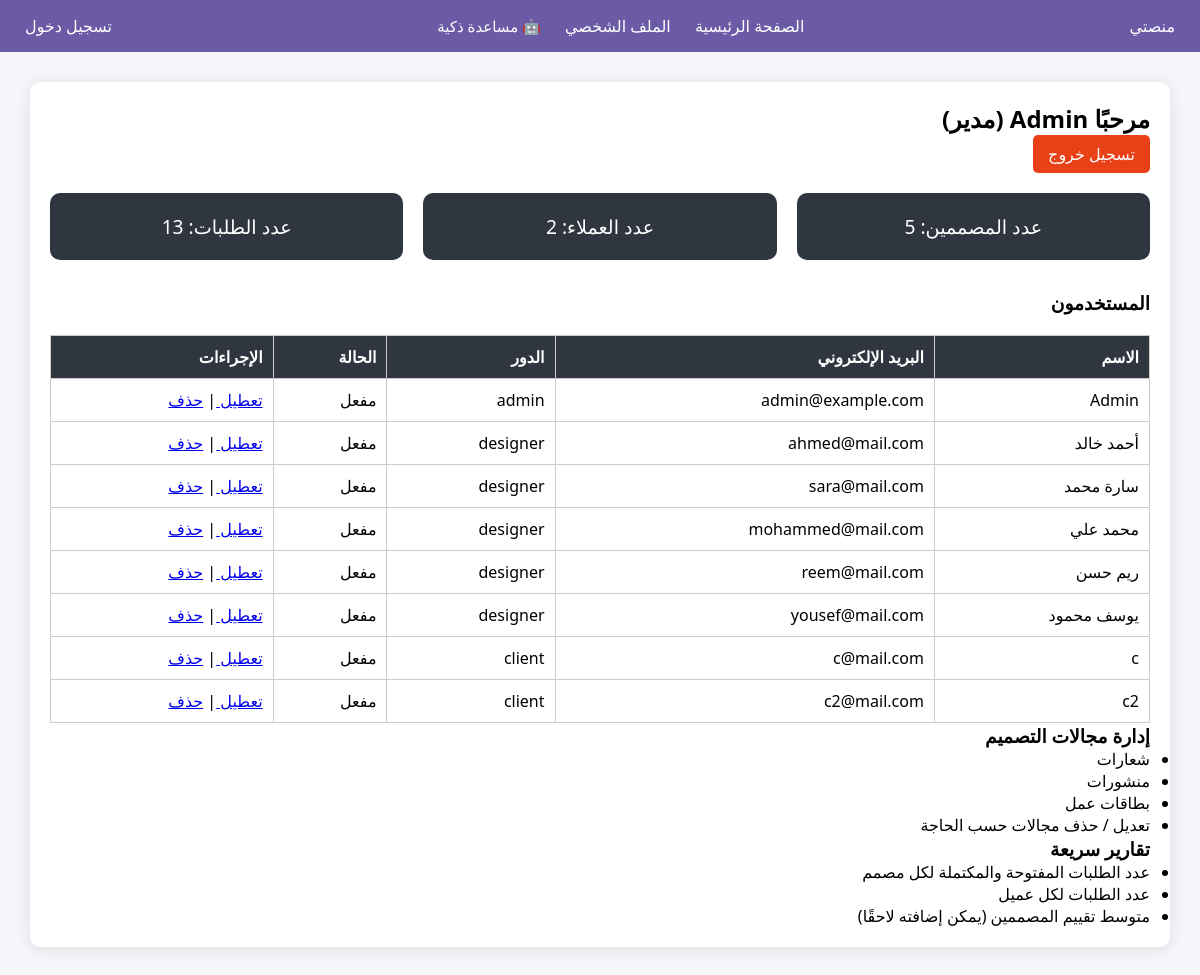
Page /admin/ (signed in) on the committed database.
### tables this page shows
CREATE TABLE users (
            id INTEGER PRIMARY KEY AUTOINCREMENT,
            username TEXT NOT NULL,
            email TEXT NOT NULL,
            password TEXT NOT NULL,
            role TEXT NOT NULL
        , active INTEGER DEFAULT 1, bio TEXT DEFAULT '', portfolio TEXT DEFAULT '', specialty TEXT DEFAULT '', work_type TEXT DEFAULT '', analysis_result TEXT);

### app/admin/routes.py (the view)
@admin_bp.route('/')
def dashboard_admin():
    if 'role' not in session or session['role'] != 'admin':
        flash('غير مسموح بالدخول!')
        return redirect(url_for('auth.login'))
    conn = sqlite3.connect(Config.DATABASE)
    conn.row_factory = sqlite3.Row
    users = conn.execute('SELECT * FROM users').fetchall()
    designers_count = conn.execute('SELECT COUNT(*) FROM users WHERE role="designer"').fetchone()[0]
    clients_count = conn.execute('SELECT COUNT(*) FROM users WHERE role="client"').fetchone()[0]
    requests_count = conn.execute('SELECT COUNT(*) FROM requests').fetchone()[0]
    conn.close()
    return render_template('admin/dashboard_admin.html',
                           users=users,
                           designers_count=designers_count,
                           clients_count=clients_count,
                           requests_count=requests_count)

### app/admin/templates/admin/dashboard_admin.html (shortened to what this page needs)
{% extends 'base.html' %}
{% block content %}
<div class="dashboard-container">
    <h2>مرحبًا {{ session['username'] }} (مدير)</h2>
    <a href="{{ url_for('auth.logout') }}" class="logout-btn">تسجيل خروج</a>
    <section class="stats">
        <div class="stat-card">عدد المصممين: {{ users|selectattr('role','equalto','designer')|list|length }}</div>
        <div class="stat-card">عدد العملاء: {{ users|selectattr('role','equalto','client')|list|length }}</div>
        <div class="stat-card">عدد الطلبات: {{ requests_count }}</div>
    </section>
    <h3>المستخدمون</h3>
    <table>
        <tr>
            <th>الاسم</th>
            <th>البريد الإلكتروني</th>
            <th>الدور</th>
            <th>الحالة</th>
            <th>الإجراءات</th>
        </tr>
        {% for user in users %}
        <tr>
            <td>{{ user['username'] }}</td>
            <td>{{ user['email'] }}</td>
            <td>{{ user['role'] }}</td>
            <td>{{ 'مفعل' if user['active'] == 1 else 'معطل' }}</td>
            <td>
                <a href="{{ url_for('admin.toggle_user', user_id=user['id']) }}">
                    {{ 'تعطيل' if user['active'] == 1 else 'تفعيل' }}
                </a>
                |
                <a href="{{ url_for('admin.delete_user', user_id=user['id']) }}" onclick="return confirm('هل أنت متأكد من حذف الحساب؟')">حذف</a>
            </td>
        </tr>
        {% endfor %}
    </table>
    <h3>إدارة مجالات التصميم</h3>
    <ul>
        <li>شعارات</li>
        <li>منشورات</li>
        <li>بطاقات عمل</li>
        <li>تعديل / حذف مجالات حسب الحاجة</li>
    </ul>
    <h3>تقارير سريعة</h3>
    <ul>
        <li>عدد الطلبات المفتوحة والمكتملة لكل مصمم</li>
        <li>عدد الطلبات لكل عميل</li>
        <li>متوسط تقييم المصممين (يمكن إضافته لاحقًا)</li>
    </ul>
</div>
{% endblock %}

### app/static/style.css (style rules this page uses)
* { margin: 0; padding: 0; box-sizing: border-box; font-family: 'Segoe UI', Tahoma, Geneva, Verdana, sans-serif; }
body { direction: rtl; background-color: #f5f6fa; }
.dashboard-container { width: 90%; margin: 30px auto; background: #fff; padding: 20px; border-radius: 10px; }
.dashboard-container table { width: 100%; border-collapse: collapse; margin-top: 20px; }
.dashboard-container th, .dashboard-container td { border: 1px solid #ccc; padding: 10px; text-align: right; }
.dashboard-container th { background-color: #2f3640; color: white; }
.dashboard-container { width: 95%; margin: 30px auto; background: #fff; padding: 20px; border-radius: 10px; box-shadow: 0 2px 15px rgba(0,0,0,0.1); }
.stats { display: flex; gap: 20px; margin-bottom: 30px; }
.stat-card { background-color: #2f3640; color: white; padding: 20px; border-radius: 10px; flex: 1; text-align: center; font-size: 1.2em; }
table { width: 100%; border-collapse: collapse; margin-top: 20px; }
th, td { border: 1px solid #ccc; padding: 10px; text-align: right; }
th { background-color: #40739e; color: white; }
.logout-btn { display: inline-block; margin-bottom: 20px; background-color: #e84118; color: white; padding: 8px 15px; text-decoration: none; border-radius: 5px; }

### rows in the picture
users: username "Admin", email "admin@example.com", role "admin", active "مفعل", active "تعطيل"
users: username "أحمد خالد", email "ahmed@mail.com", role "designer", active "مفعل", active "تعطيل"
users: username "سارة محمد", email "sara@mail.com", role "designer", active "مفعل", active "تعطيل"
users: username "محمد علي", email "mohammed@mail.com", role "designer", active "مفعل", active "تعطيل"
users: username "ريم حسن", email "reem@mail.com", role "designer", active "مفعل", active "تعطيل"
users: username "يوسف محمود", email "yousef@mail.com", role "designer", active "مفعل", active "تعطيل"
users: username "c", email "c@mail.com", role "client", active "مفعل", active "تعطيل"
users: username "c2", email "c2@mail.com", role "client", active "مفعل", active "تعطيل"

### other values in the picture
{{ session['username'] }} "Admin"
{{ users|selectattr('role','equalto','designer')|list|length }} "5"
{{ users|selectattr('role','equalto','client')|list|length }} "2"
{{ requests_count }} "13"
